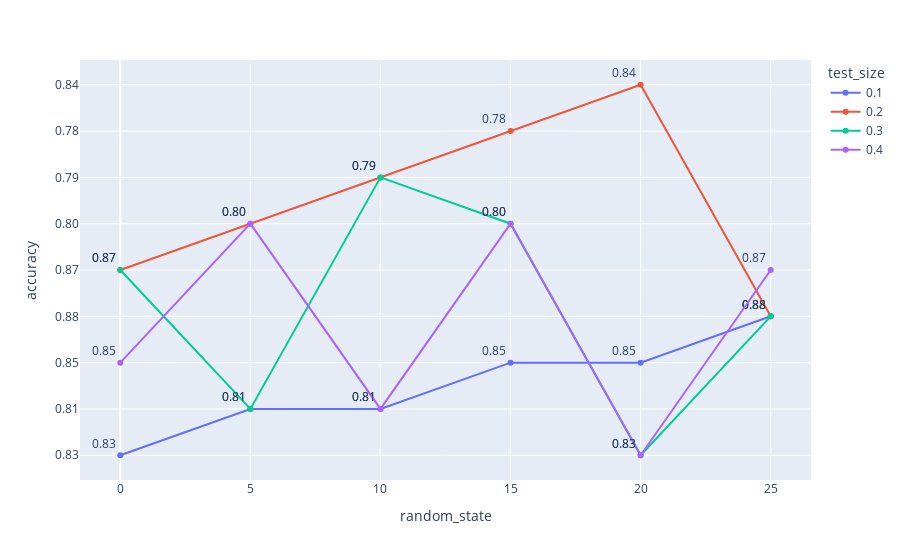

Source (notebook cell):
### Code cell
import plotly.express as px
fig = px.line(optimal, x='random_state', y='accuracy',color='test_size',
              text='accuracy', markers=True)
fig.update_traces(textposition='top left')
fig.show()

### Figure 1 — Plotly figure (JSON) as saved in the notebook; plotly's stock layout.template omitted (floating-point values rounded to 4 significant figures)
{"data": [{"hovertemplate": "test_size=0.1<br>random_state=%{x}<br>accuracy=%{text}<extra></extra>", "legendgroup": "0.1", "line": {"color": "#636efa", "dash": "solid"}, "marker": {"symbol": "circle"}, "mode": "lines+markers+text", "name": "0.1", "orientation": "h", "showlegend": true, "text": ["0.83", "0.81", "0.81", "0.85", "0.85", "0.88"], "textposition": "top left", "type": "scatter", "x": [0, 5, 10, 15, 20, 25], "xaxis": "x", "y": ["0.83", "0.81", "0.81", "0.85", "0.85", "0.88"], "yaxis": "y"}, {"hovertemplate": "test_size=0.2<br>random_state=%{x}<br>accuracy=%{text}<extra></extra>", "legendgroup": "0.2", "line": {"color": "#EF553B", "dash": "solid"}, "marker": {"symbol": "circle"}, "mode": "lines+markers+text", "name": "0.2", "orientation": "h", "showlegend": true, "text": ["0.87", "0.80", "0.79", "0.78", "0.84", "0.88"], "textposition": "top left", "type": "scatter", "x": [0, 5, 10, 15, 20, 25], "xaxis": "x", "y": ["0.87", "0.80", "0.79", "0.78", "0.84", "0.88"], "yaxis": "y"}, {"hovertemplate": "test_size=0.3<br>random_state=%{x}<br>accuracy=%{text}<extra></extra>", "legendgroup": "0.3", "line": {"color": "#00cc96", "dash": "solid"}, "marker": {"symbol": "circle"}, "mode": "lines+markers+text", "name": "0.3", "orientation": "h", "showlegend": true, "text": ["0.87", "0.81", "0.79", "0.80", "0.83", "0.88"], "textposition": "top left", "type": "scatter", "x": [0, 5, 10, 15, 20, 25], "xaxis": "x", "y": ["0.87", "0.81", "0.79", "0.80", "0.83", "0.88"], "yaxis": "y"}, {"hovertemplate": "test_size=0.4<br>random_state=%{x}<br>accuracy=%{text}<extra></extra>", "legendgroup": "0.4", "line": {"color": "#ab63fa", "dash": "solid"}, "marker": {"symbol": "circle"}, "mode": "lines+markers+text", "name": "0.4", "orientation": "h", "showlegend": true, "text": ["0.85", "0.80", "0.81", "0.80", "0.83", "0.87"], "textposition": "top left", "type": "scatter", "x": [0, 5, 10, 15, 20, 25], "xaxis": "x", "y": ["0.85", "0.80", "0.81", "0.80", "0.83", "0.87"], "yaxis": "y"}], "layout": {"legend": {"title": {"text": "test_size"}, "tracegroupgap": 0}, "margin": {"t": 60}, "xaxis": {"anchor": "y", "domain": [0, 1], "title": {"text": "random_state"}}, "yaxis": {"anchor": "x", "domain": [0, 1], "title": {"text": "accuracy"}}}}
